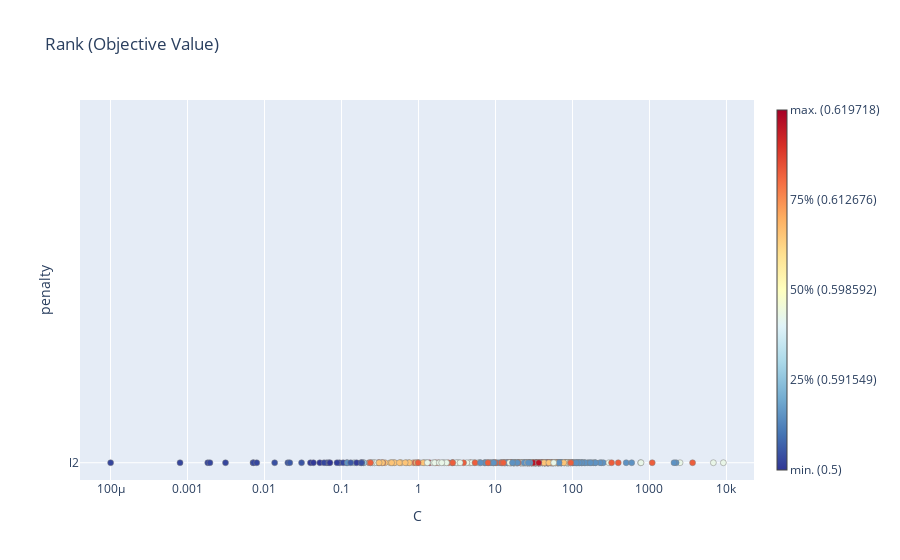

The code cell stored with this chart in its notebook:
### Code cell
plot_rank(study)

### Figure 1 — Plotly figure (JSON) as saved in the notebook; plotly's stock layout.template omitted (floating-point values rounded to 4 significant figures; data arrays with more than 128 entries replaced by an {"elided": "..."} marker saying what was removed)
{"data": [{"hovertemplate": "%{hovertext}<extra></extra>", "hovertext": {"elided": "500 str values"}, "marker": {"color": {"elided": "500 str values"}, "line": {"color": "Grey", "width": 0.5}}, "mode": "markers", "showlegend": false, "type": "scatter", "x": {"elided": "500 float values"}, "y": {"elided": "500 str values"}}, {"hoverinfo": "none", "marker": {"cmax": 1, "cmin": 0, "colorbar": {"thickness": 10, "ticktext": ["min. (0.5)", "25% (0.591549)", "50% (0.598592)", "75% (0.612676)", "max. (0.619718)"], "tickvals": [0, 0.25, 0.5, 0.75, 1]}, "colorscale": [[0, "rgb(49,54,149)"], [0.1, "rgb(69,117,180)"], [0.2, "rgb(116,173,209)"], [0.3, "rgb(171,217,233)"], [0.4, "rgb(224,243,248)"], [0.5, "rgb(255,255,191)"], [0.6, "rgb(254,224,144)"], [0.7, "rgb(253,174,97)"], [0.8, "rgb(244,109,67)"], [0.9, "rgb(215,48,39)"], [1, "rgb(165,0,38)"]], "showscale": true}, "mode": "markers", "showlegend": false, "type": "scatter", "x": [null], "y": [null]}], "layout": {"autosize": true, "title": {"text": "Rank (Objective Value)"}, "xaxis": {"range": [-4.396, 4.358], "title": {"text": "C"}, "type": "log"}, "yaxis": {"range": [-0.05, 1.05], "title": {"text": "penalty"}, "type": "category"}}}
